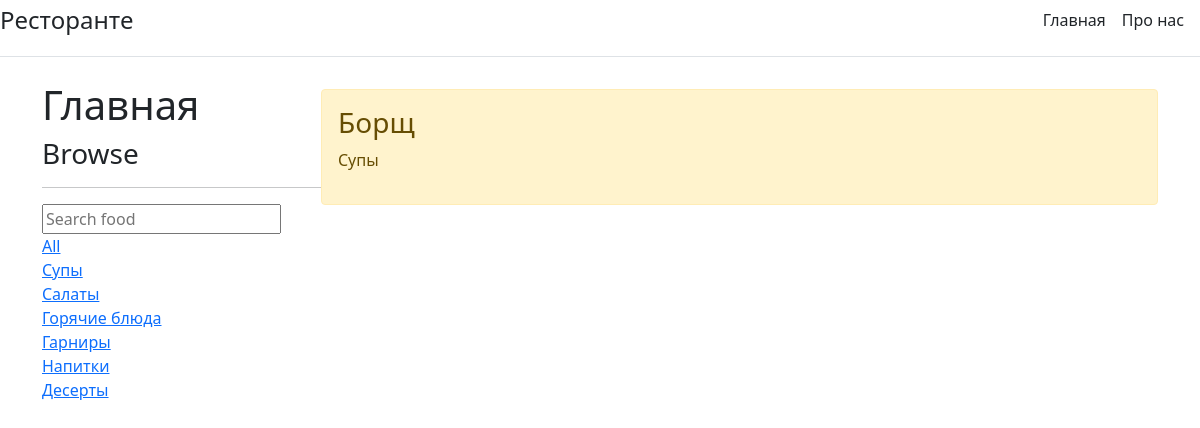
The page /?q=Супы on the database its author committed.
### app/models.py (models this page shows, shortened)
class DishType(models.Model):
    title = models.CharField(max_length=50, verbose_name="Тип блюда")
    def __str__(self):
        return self.title
    class Meta:
        verbose_name = u"Тип блюда"
        verbose_name_plural = u"Типы блюд"

class Dish(models.Model):
    title = models.CharField(max_length=50, verbose_name="Название блюда")
    dish_type = models.ForeignKey('DishType', verbose_name="Тип блюда", on_delete=models.SET_NULL, null=True)
    description = models.TextField(verbose_name="Описание блюда")
    class Meta:
        verbose_name = u"Блюдо"
        verbose_name_plural = u"Список Блюд"

### app/views.py (the view)
# urls.py: path('', views.index, name='home'),
def index(request):
    q = request.GET.get('q') if request.GET.get('q') is not None else ''
    dishes = Dish.objects.filter(
        Q(dish_type__title__icontains=q) |
        Q(title__icontains=q)
    )
    dish_types = DishType.objects.all()
    context = {'title': 'Главная', 'dishes': dishes, 'dish_types': dish_types}
    return render(request, 'app/index.html', context)

### templates/app/index.html (shortened to what this page needs)
{% extends "app/base.html" %}
{% block content %}
    <div class="home-container">
        <div>
            <h1>Главная</h1>
            <h3>Browse</h3>
            <hr>
            <form method="get" action={% url 'home' %}>
                <input type="text" name="q" placeholder="Search food"/>
            <div>
                <a href="{% url 'home' %}">All</a>
            </div>
            {% for dish_type in dish_types %}
                <div>
                    <a href="{% url 'home' %}?q={{ dish_type.title }}">{{ dish_type.title }}</a>
                </div>
            {% endfor %}
        </div>
        <div>
            <div>
                {% if dishes %}
                    {% for dish in dishes %}
                        <div class="alert alert-warning mt-2">
                            <h3>{{ dish.title }}</h3>
                            <p>{{ dish.dish_type }}</p>
                        </div>
                    {% endfor %}
                {% else %}
                    <p>Нет записей</p>
                {% endif %}
            </div>
        </div>
    </div>
{% endblock %}

### templates/app/index.html (style rules this page uses)
.home-container { display: grid; grid-template-columns: 1fr 3fr; }

### rows shown on the page
DishType: title "Супы"
DishType: title "Салаты"
DishType: title "Горячие блюда"
DishType: title "Гарниры"
DishType: title "Напитки"
DishType: title "Десерты"
Dish: title "Борщ", dish_type "Супы"
